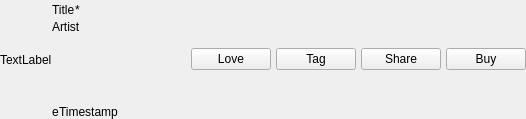
<?xml version="1.0" encoding="UTF-8"?>
<ui version="4.0">
 <class>TrackWidget</class>
 <widget class="QWidget" name="TrackWidget">
  <property name="geometry">
   <rect>
    <x>0</x>
    <y>0</y>
    <width>526</width>
    <height>119</height>
   </rect>
  </property>
  <property name="sizePolicy">
   <sizepolicy hsizetype="Preferred" vsizetype="Preferred">
    <horstretch>0</horstretch>
    <verstretch>0</verstretch>
   </sizepolicy>
  </property>
  <property name="windowTitle">
   <string notr="true">Form</string>
  </property>
  <layout class="QHBoxLayout" name="horizontalLayout_2" stretch="0">
   <property name="spacing">
    <number>0</number>
   </property>
   <property name="margin">
    <number>0</number>
   </property>
   <item>
    <widget class="QFrame" name="frame">
     <property name="frameShape">
      <enum>QFrame::NoFrame</enum>
     </property>
     <property name="frameShadow">
      <enum>QFrame::Raised</enum>
     </property>
     <layout class="QHBoxLayout" name="horizontalLayout">
      <property name="spacing">
       <number>0</number>
      </property>
      <property name="margin">
       <number>0</number>
      </property>
      <item>
       <widget class="HttpImageWidget" name="albumArt">
        <property name="text">
         <string notr="true">TextLabel</string>
        </property>
        <property name="scaledContents">
         <bool>true</bool>
        </property>
       </widget>
      </item>
      <item>
       <layout class="QVBoxLayout" name="verticalLayout">
        <property name="spacing">
         <number>0</number>
        </property>
        <item>
         <widget class="QFrame" name="trackTitleFrame">
          <property name="sizePolicy">
           <sizepolicy hsizetype="Preferred" vsizetype="Preferred">
            <horstretch>0</horstretch>
            <verstretch>0</verstretch>
           </sizepolicy>
          </property>
          <layout class="QHBoxLayout" name="trackTitleLayout" stretch="0,0,0">
           <property name="spacing">
            <number>0</number>
           </property>
           <property name="margin">
            <number>0</number>
           </property>
           <item>
            <widget class="unicorn::Label" name="trackTitle">
             <property name="sizePolicy">
              <sizepolicy hsizetype="Preferred" vsizetype="Preferred">
               <horstretch>0</horstretch>
               <verstretch>0</verstretch>
              </sizepolicy>
             </property>
             <property name="text">
              <string notr="true">Title</string>
             </property>
            </widget>
           </item>
           <item>
            <widget class="QLabel" name="asterisk">
             <property name="text">
              <string notr="true">*</string>
             </property>
            </widget>
           </item>
           <item>
            <spacer name="horizontalSpacer">
             <property name="orientation">
              <enum>Qt::Horizontal</enum>
             </property>
             <property name="sizeType">
              <enum>QSizePolicy::Expanding</enum>
             </property>
             <property name="sizeHint" stdset="0">
              <size>
               <width>0</width>
               <height>20</height>
              </size>
             </property>
            </spacer>
           </item>
          </layout>
         </widget>
        </item>
        <item>
         <widget class="unicorn::Label" name="artist">
          <property name="text">
           <string notr="true">Artist</string>
          </property>
         </widget>
        </item>
        <item>
         <spacer name="verticalSpacer">
          <property name="orientation">
           <enum>Qt::Vertical</enum>
          </property>
          <property name="sizeHint" stdset="0">
           <size>
            <width>20</width>
            <height>0</height>
           </size>
          </property>
         </spacer>
        </item>
        <item>
         <layout class="QHBoxLayout" name="horizontalLayout_3" stretch="0,1">
          <property name="spacing">
           <number>0</number>
          </property>
          <item>
           <widget class="QLabel" name="equaliser">
            <property name="text">
             <string notr="true">e</string>
            </property>
           </widget>
          </item>
          <item>
           <widget class="unicorn::Label" name="timestamp">
            <property name="text">
             <string notr="true">Timestamp</string>
            </property>
           </widget>
          </item>
         </layout>
        </item>
       </layout>
      </item>
      <item>
       <layout class="QHBoxLayout" name="buttonLayout">
        <property name="spacing">
         <number>5</number>
        </property>
        <item>
         <widget class="QPushButton" name="love">
          <property name="toolTip">
           <string>Love</string>
          </property>
          <property name="text">
           <string>Love</string>
          </property>
          <property name="checkable">
           <bool>true</bool>
          </property>
         </widget>
        </item>
        <item>
         <widget class="QPushButton" name="tag">
          <property name="toolTip">
           <string>Tag</string>
          </property>
          <property name="text">
           <string>Tag</string>
          </property>
         </widget>
        </item>
        <item>
         <widget class="QPushButton" name="share">
          <property name="toolTip">
           <string>Share</string>
          </property>
          <property name="text">
           <string>Share</string>
          </property>
         </widget>
        </item>
        <item>
         <widget class="QPushButton" name="buy">
          <property name="toolTip">
           <string>Buy</string>
          </property>
          <property name="text">
           <string>Buy</string>
          </property>
         </widget>
        </item>
       </layout>
      </item>
     </layout>
    </widget>
   </item>
  </layout>
 </widget>
 <customwidgets>
  <customwidget>
   <class>HttpImageWidget</class>
   <extends>QLabel</extends>
   <header>lib/unicorn/widgets/HttpImageWidget.h</header>
  </customwidget>
  <customwidget>
   <class>unicorn::Label</class>
   <extends>QLabel</extends>
   <header>lib/unicorn/widgets/Label.h</header>
  </customwidget>
 </customwidgets>
 <resources/>
 <connections/>
</ui>
